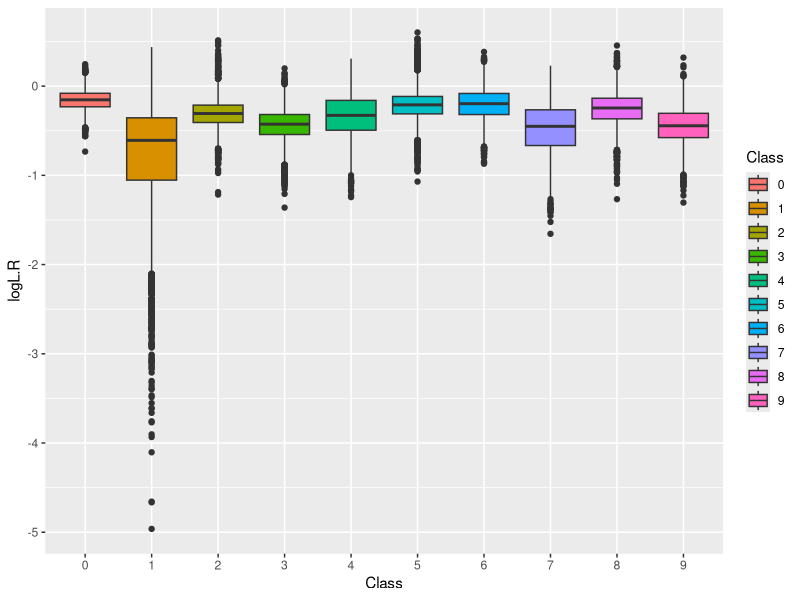
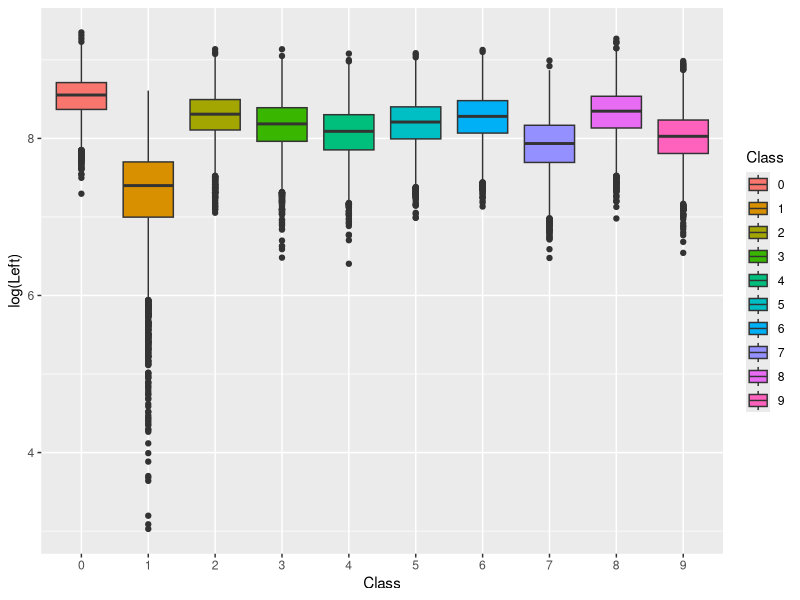
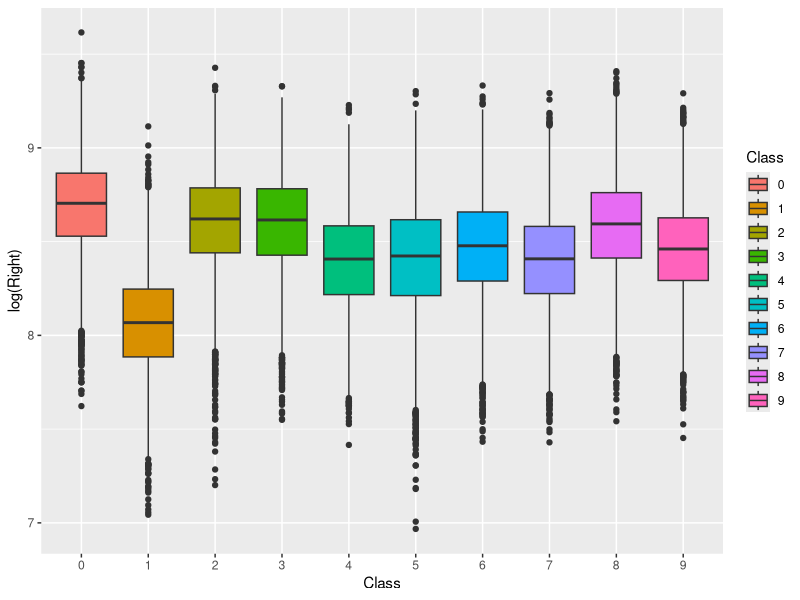
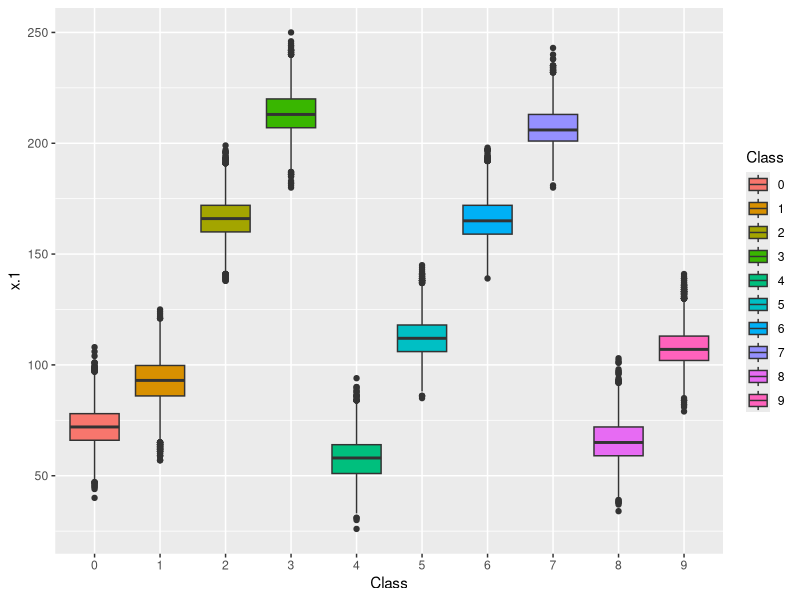
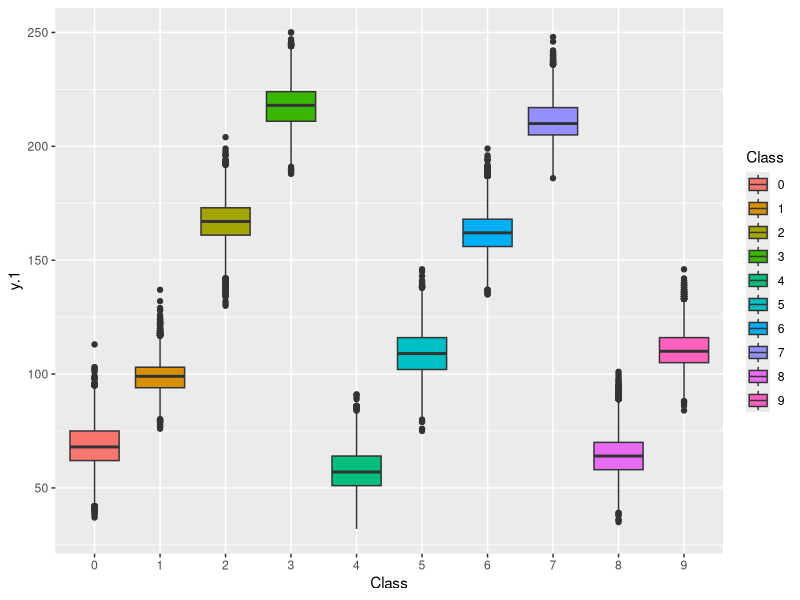

Here is the R script that generated these plots, in order:
mnist <- read.csv('mnist.csv')

library('tidyverse')
glimpse(mnist)

left <- mnist$Left
right <- mnist$Right

summary(left/right)
summary(log(right/left))

mnist$Class <- as.factor(mnist$Class)


mnist$x.1 = mnist$x + as.integer(sqrt(mnist$Left)-50)
mnist$y.1 = mnist$x + as.integer(sqrt(mnist$Right)-60)

ggplot(mnist, aes( x = Class, y =logL.R, group = Class, fill = Class)) + geom_boxplot()
ggplot(mnist, aes( x = Class, y =log(Left), group = Class, fill = Class)) + geom_boxplot()
ggplot(mnist, aes( x = Class, y =log(Right), group = Class, fill = Class)) + geom_boxplot()

ggplot(mnist, aes( x = Class, y =x.1, group = Class, fill = Class)) + geom_boxplot()
ggplot(mnist, aes( x = Class, y =y.1, group = Class, fill = Class)) + geom_boxplot()
